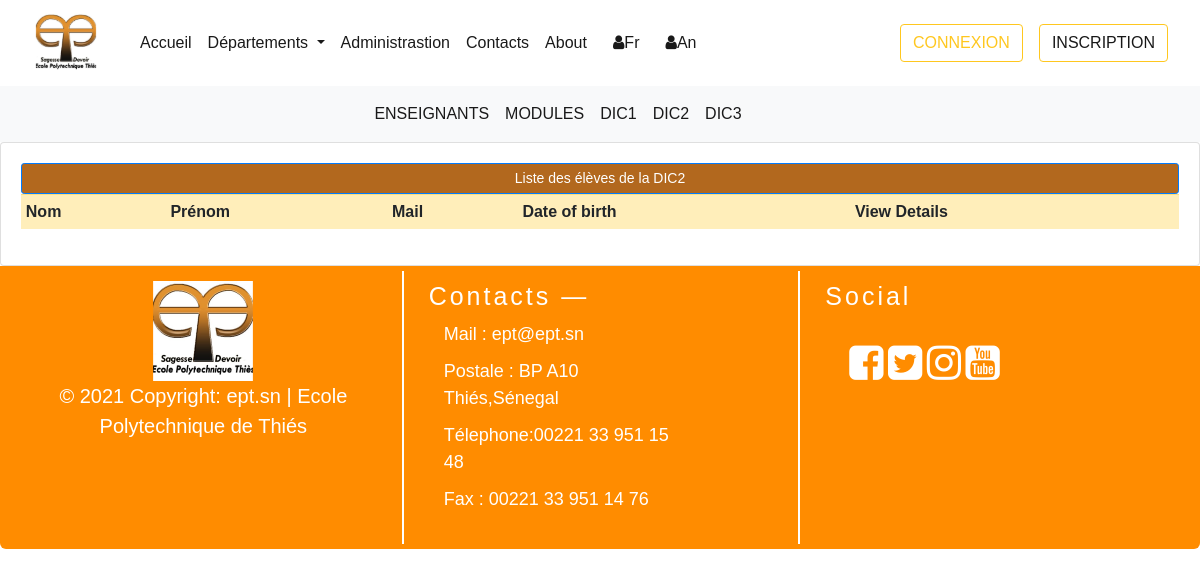
/fr/departements/meca/dic2, run on an earlier commit of the app's database.
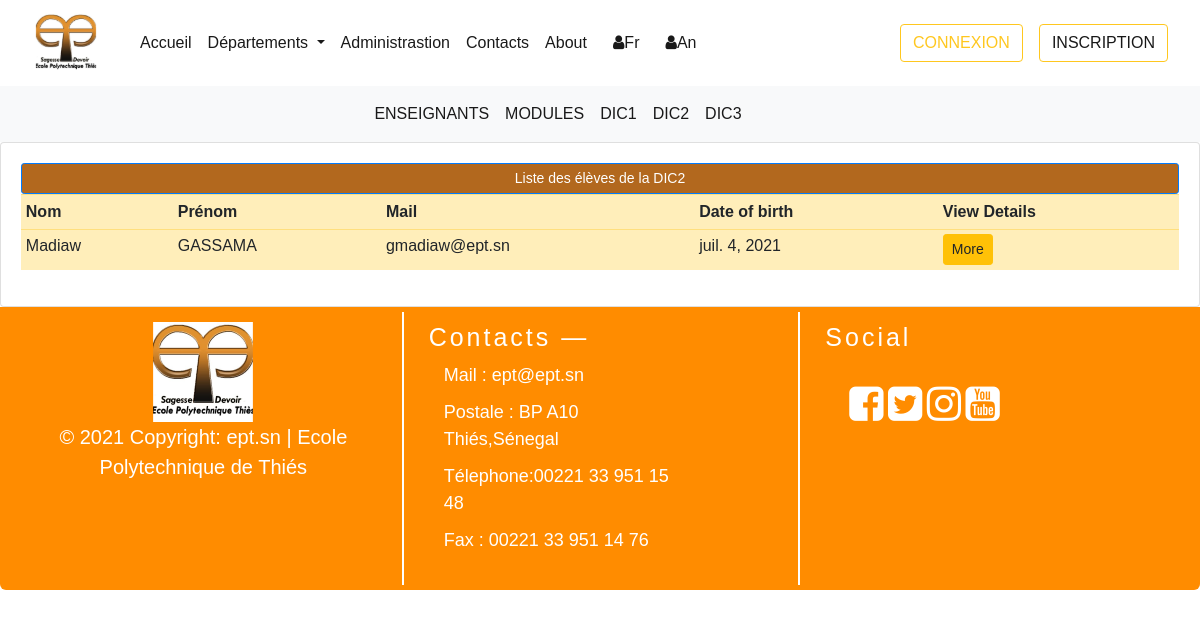
And on a later commit of the database.
### departements/models.py (models this page shows, shortened)
class Utilisateur(models.Model):  # COMM0N
    first_name = models.CharField(max_length=300, null=True)
    last_name = models.CharField(max_length=300, null=True)
    mail_user =  models.EmailField(max_length=300, null= True)
    class Meta:
        abstract = True

class EtudiantModel(Utilisateur):  # STUDENT
    CATEGORY = (
            ('GIT', 'GIT'),
            ('GEM', 'GEM'),
            ('GC', 'GC'),
            ('AERO', 'AERO'),
            ('TC', 'TC')
        )
    LEVEL = (
            ('TC1', 'TC1'),
            ('TC2', 'TC2'),
            ('DIC1', 'DIC1'),
            ('DIC2', 'DIC2'),
            ('DIC3', 'DIC3')
        )
    date_of_birth = models.DateField(null=True)
    place_of_birth = models.CharField(max_length=300, null=True)
    depart = models.CharField(max_length = 200, null = True, choices = CATEGORY)
    ma_classe = models.CharField(max_length = 200, null = True, choices = LEVEL )
    class Meta :
        verbose_name = "Etudiant"

### departements/views.py (the view)
# urls.py: path("departements/meca/dic2", dic2_meca, name = "dic2_meca"),
def dic2_meca(request):
    students = EtudiantModel.objects.filter(ma_classe = 'DIC2').filter(depart = 'GEM')
    context = {'students': students, "classe" : "DIC2"}
    return render(request, "departements/dept_meca/dic2.html", context)

### templates/departements/dept_meca/dic2.html (shortened to what this page needs)
{% extends "home/base.html" %}
{% block content %}
{% include 'departements/dept_meca/menu_nav_dep_meca.html' %}
<div class="container">
    <div class="row">
        <div class="col-md-12">
            <div class="card card-body">
                <span class="btn btn-primary btn-sm btn-block" style="background-color:#b2681e;">Liste des élèves de la {{classe}} </span>
                <table class="table table-sm table-warning">
                    <tr>
                        <th>Nom</th>
                        <th>Prénom</th>
                        <th>Mail</th>
                        <th>Date of birth</th>
                        <th>View Details</th>
                    </tr>
                    {% for student in students %}
                        <tr>
                            <td>{{ student.first_name }}</td>
                            <td>{{ student.last_name |upper }}</td>
                            <td>{{ student.mail_user }}</td>
                            <td>{{ student.date_of_birth }}</td>
                            <td><a class="btn btn-sm btn-warning" href="{% url 'dic2meca_details' student.id %}">More</a></td>
                        </tr>
                    {% endfor%}
                </table>
            </div>
        </div>
    </div>
{% endblock %}

What changed in the data, as far as the page shows it:
added EtudiantModel: ma_classe "DIC2", first_name "Madiaw", last_name "GASSAMA", mail_user "gmadiaw@ept.sn", date_of_birth "juil. 4, 2021"
Also different on the page:
{{ classe }}: "DIC2" → (not shown)
